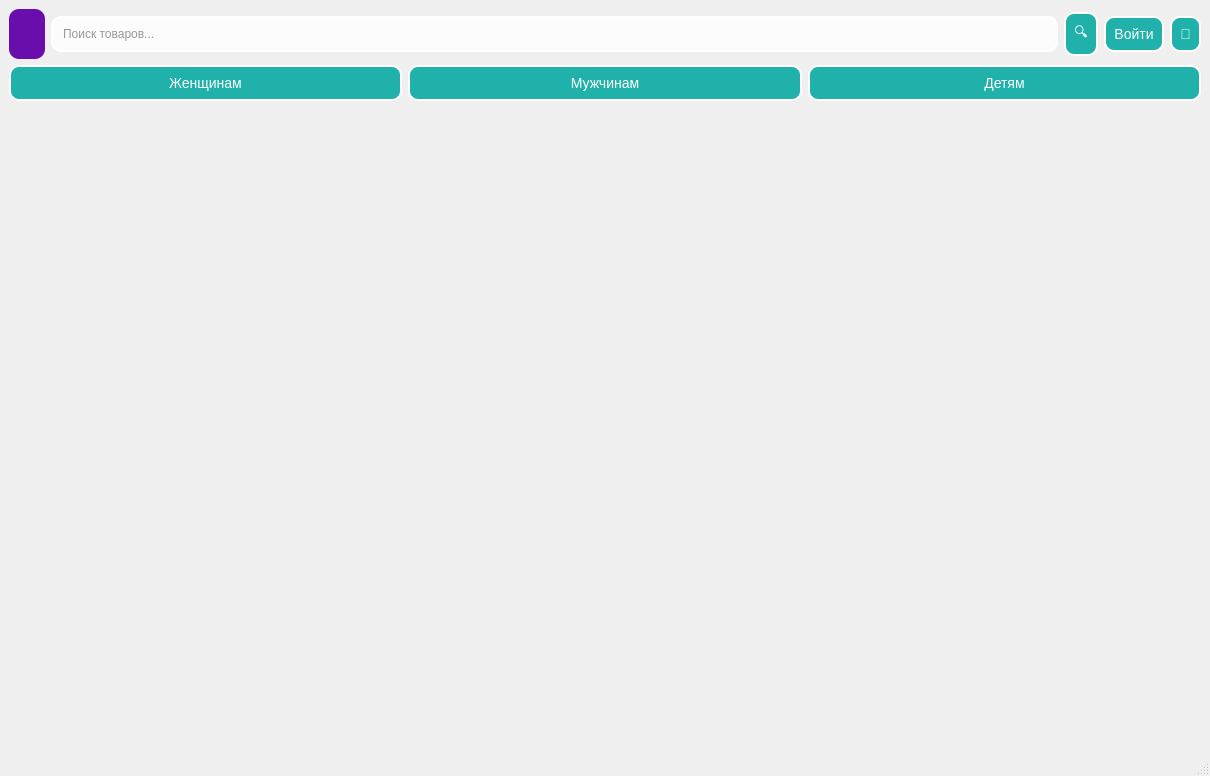
<?xml version="1.0" encoding="UTF-8"?>
<ui version="4.0">
 <class>MainWindow</class>
 <widget class="QMainWindow" name="MainWindow">
  <property name="geometry">
   <rect>
    <x>0</x>
    <y>0</y>
    <width>1210</width>
    <height>776</height>
   </rect>
  </property>
  <widget class="QWidget" name="centralwidget">
   <property name="styleSheet">
    <string>
     QWidget {
        background: qlineargradient(spread:pad, x1:0, y1:0, x2:1, y2:1, 
                                    stop:0 #20b2aa, stop:1 #6a0dad);
        font-family: Arial, sans-serif;
     }
     QLabel#logo {
        font-size: 26px;
        font-weight: bold;
        color: white;
        background-color: #6a0dad;
        padding: 10px;
        border-radius: 10px;
     }
     QPushButton {
        background-color: #20b2aa;
        color: white;
        font-size: 14px;
        border-radius: 10px;
        padding: 8px;
        border: 2px solid white;
     }
     QPushButton:hover {
        background-color: #008b8b;
        border: 2px solid #ffffff;
     }
     QLineEdit {
        border: 2px solid white;
        border-radius: 10px;
        padding: 8px;
        background-color: rgba(255, 255, 255, 0.8);
        color: #333;
     }
     QScrollArea {
        border: none;
     }
     QLabel {
        color: white;
     }
     .product-card {
        background-color: #ffffff;
        border-radius: 10px;
        padding: 10px;
        margin: 10px;
        width: 250px;
        text-align: center;
        box-shadow: 0 4px 8px rgba(0, 0, 0, 0.1);
     }
     .product-card img {
        width: 100%;
        height: 150px;
        object-fit: contain;
     }
     .product-card .price {
        font-size: 18px;
        color: #008b8b;
        font-weight: bold;
     }
     .product-card .add-to-cart {
        margin-top: 10px;
        background-color: #20b2aa;
        color: white;
        font-size: 14px;
        border-radius: 10px;
        padding: 8px;
        border: 2px solid white;
     }
     .product-card .add-to-cart:hover {
        background-color: #008b8b;
        border: 2px solid #ffffff;
     }
    </string>
   </property>
   <layout class="QVBoxLayout" name="verticalLayout">
    <item>
     <layout class="QHBoxLayout" name="topBar">
      <item>
       <widget class="QLabel" name="logo">
        <property name="enabled">
         <bool>true</bool>
        </property>
        <property name="pixmap">
         <pixmap>../../Downloads/LogoPrilo.jpg</pixmap>
        </property>
       </widget>
      </item>
      <item>
       <widget class="QLineEdit" name="search_bar">
        <property name="placeholderText">
         <string>Поиск товаров...</string>
        </property>
       </widget>
      </item>
      <item>
       <widget class="QPushButton" name="search_button">
        <property name="text">
         <string>🔍</string>
        </property>
       </widget>
      </item>
      <item>
       <widget class="QPushButton" name="login_button">
        <property name="text">
         <string>Войти</string>
        </property>
       </widget>
      </item>
      <item>
       <widget class="QPushButton" name="cart_button">
        <property name="text">
         <string>🛒</string>
        </property>
       </widget>
      </item>
     </layout>
    </item>
    <item>
     <layout class="QHBoxLayout" name="categoryBar">
      <item>
       <widget class="QPushButton" name="women_button">
        <property name="text">
         <string>Женщинам</string>
        </property>
       </widget>
      </item>
      <item>
       <widget class="QPushButton" name="men_button">
        <property name="text">
         <string>Мужчинам</string>
        </property>
       </widget>
      </item>
      <item>
       <widget class="QPushButton" name="kids_button">
        <property name="text">
         <string>Детям</string>
        </property>
       </widget>
      </item>
     </layout>
    </item>
    <item>
     <widget class="QScrollArea" name="scrollArea">
      <property name="widgetResizable">
       <bool>true</bool>
      </property>
      <widget class="QWidget" name="scrollAreaWidgetContents">
       <property name="geometry">
        <rect>
         <x>0</x>
         <y>0</y>
         <width>1192</width>
         <height>581</height>
        </rect>
       </property>
       <layout class="QGridLayout" name="gridLayout"/>
      </widget>
     </widget>
    </item>
   </layout>
  </widget>
  <widget class="QMenuBar" name="menubar">
   <property name="geometry">
    <rect>
     <x>0</x>
     <y>0</y>
     <width>1210</width>
     <height>21</height>
    </rect>
   </property>
  </widget>
  <widget class="QStatusBar" name="statusbar"/>
 </widget>
 <resources/>
 <connections/>
</ui>
